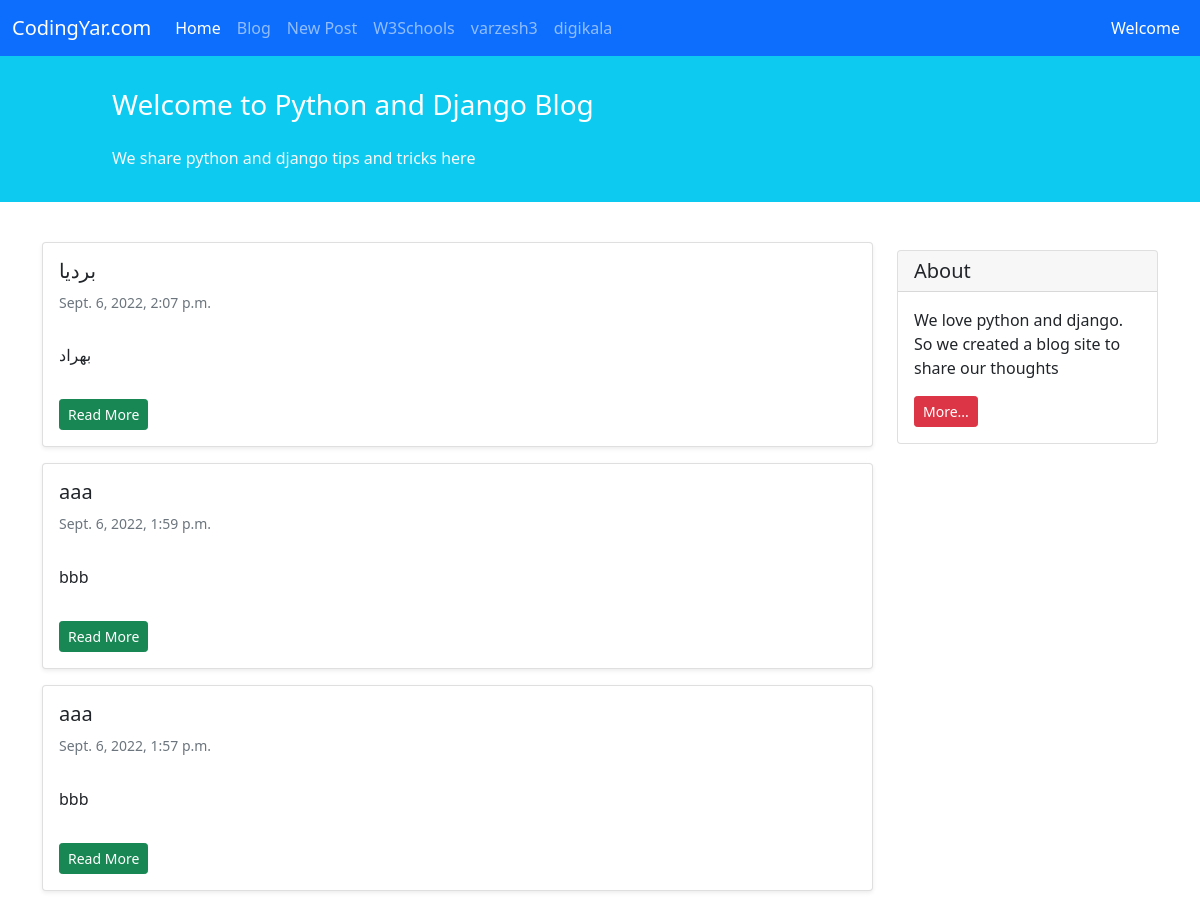
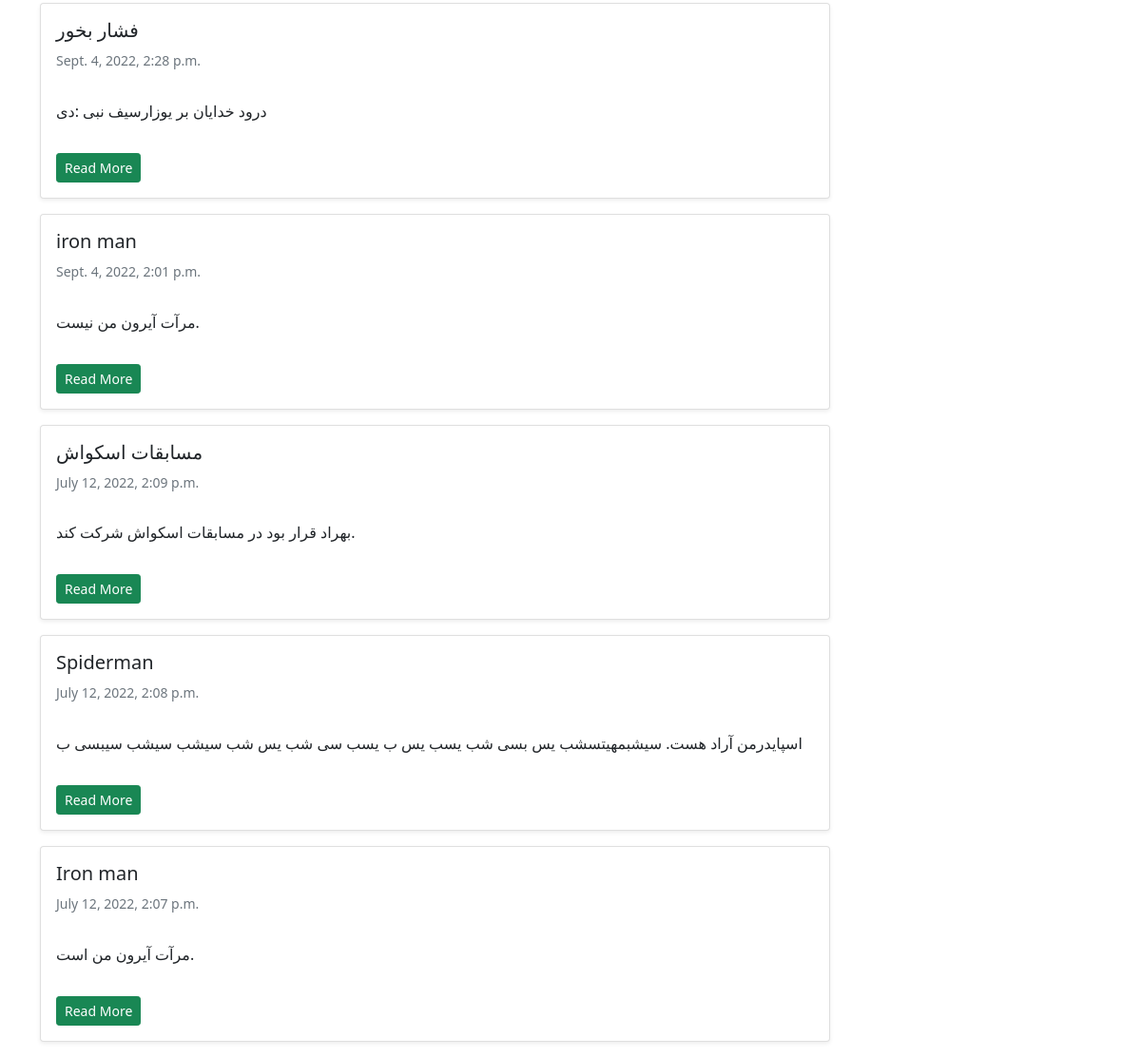
Page /blog/ on the earlier database version (2 pictures, top to bottom).
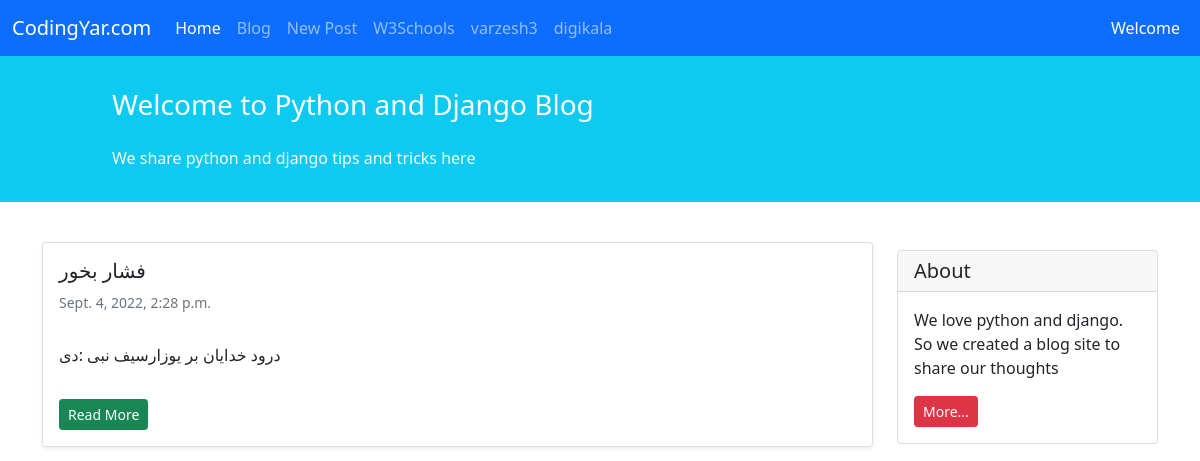
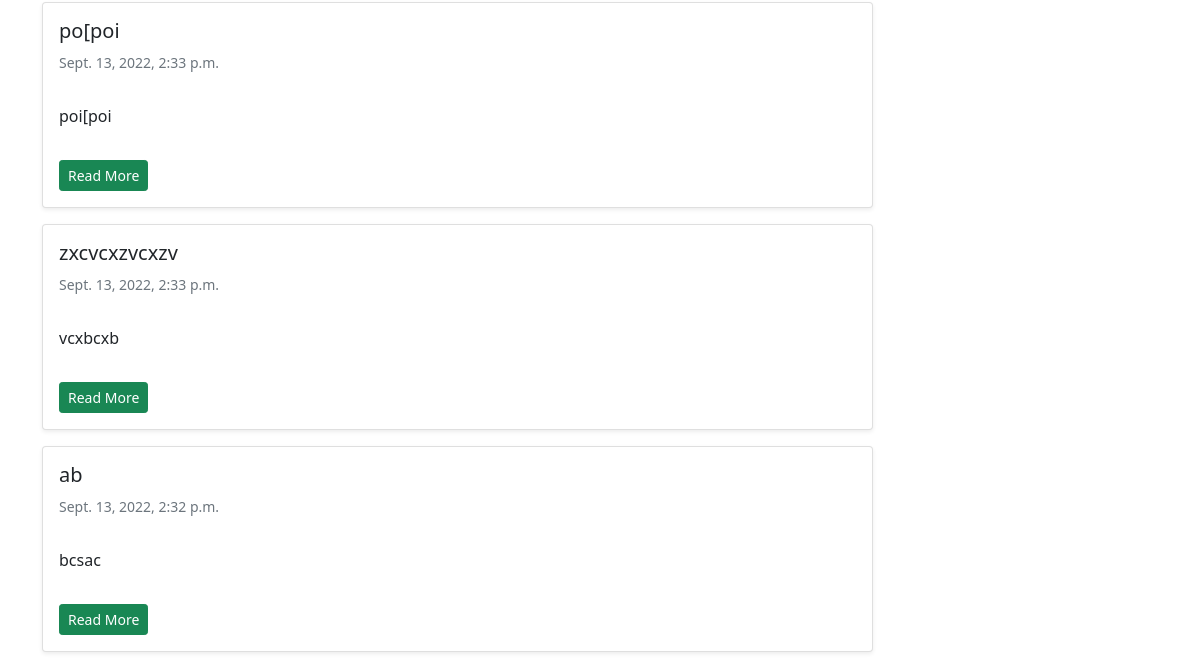
Same page on the later database version (2 pictures, top to bottom).
### blog/models.py (models this page shows, shortened)
class Post(models.Model):
    STATUS_CHOICES = (
        ('pub', 'published'),
        ('drf', 'draft'),
    )
    title = models.CharField(max_length=100)
    text = models.TextField()
    author = models.ForeignKey('auth.user', on_delete=models.CASCADE)
    date_created = models.DateTimeField(auto_now_add=True)
    date_modified = models.DateTimeField(auto_now=True)
    status = models.CharField(choices=STATUS_CHOICES, max_length=3)

### blog/views.py (the view)
# urls.py: path('', views.show_blog, name='blog'),
def show_blog(request):
    context = {'posts': Post.objects.filter(status='pub').order_by('-date_modified')}
    return render(request, 'blog/index.html', context)

### blog/templates/blog/index.html (shortened to what this page needs)
{% extends '_base.html' %}
{% block main_body %}
<div class="container mt-4">
    <div class="row">
        <div class="col-9">
            {% for post in posts %}
            <div class="card shadow-sm my-3">
                <div class="card-body">
                    <h5 class="card-title"> {{ post.title }} </h5>
                    <h6 class="card-subtitle mb-2 text-muted small py-2"> {{ post.date_created }} </h6>
                    <p class="card-text py-3">
                        {{ post.text }}
                    </p>
                    <a href="/blog/{{post.id}}" class="btn btn-sm btn-success">Read More</a>
                </div>
            </div>
            {% endfor %}
        </div>
        <div class="col-3">
                <div class="card my-4">
                    <h5 class="card-header">About</h5>
                    <div class="card-body">
                        <p class="card-text">We love python and django. So we created a blog site to share our
                            thoughts</p>
                        <a href="{% url 'more' %}"
                           class="btn btn-sm btn-danger">
                            More...
                        </a>
                    </div>
                </div>
        </div>
    </div>
</div>
{% endblock main_body %}

### templates/_base.html (shortened to what this page needs)
<!doctype html>
<html lang="en">
<head>
    <link href="https://cdn.jsdelivr.net/npm/bootstrap@5.1.3/dist/css/bootstrap.min.css" rel="stylesheet"
>
</head>
<body>
<nav class="navbar navbar-expand-lg navbar-dark bg-primary">
    <div class="container-fluid">
        <a class="navbar-brand" href="#">CodingYar.com</a>
        <div class="collapse navbar-collapse" id="navbarNavAltMarkup">
            <div class="navbar-nav">
                <a class="nav-link active" aria-current="page" href="{% url 'blog' %}">Home</a>
                <a class="nav-link" href="{% url 'blog' %}">Blog</a>
                <a class="nav-link" href="{% url 'new_post' %}">New Post</a>
                <a class="nav-link" href="https://w3schools.com">W3Schools</a>
                <a class="nav-link" href="https://w3schools.com">varzesh3</a>
                <a class="nav-link" href="https://w3schools.com">digikala</a>
            </div>
        </div>
        <div class="mx-2 text-white">Welcome</div>
    </div>
</nav>
<div class="container-fluid bg-info">
    <div class="row py-3">
        <div class="col-md-8 col-md-10 mx-auto">
            <h3 class="my-4 mt-3 text-white">Welcome to Python and Django Blog</h3>
            <p class="text-light">We share python and django tips and tricks here</p>
        </div>
    </div>
</div>
{% block main_body %}
{% endblock main_body %}
</body>
</html>

Differences in the rows shown:
removed Post: title "بردیا", date_created "Sept. 6, 2022, 2:07 p.m.", text "بهراد"
removed Post: title "aaa", date_created "Sept. 6, 2022, 1:59 p.m.", text "bbb"
removed Post: title "aaa", date_created "Sept. 6, 2022, 1:57 p.m.", text "bbb"
removed Post: title "iron man", date_created "Sept. 4, 2022, 2:01 p.m.", text "مرآت آیرون من نیست."
removed Post: title "مسابقات اسکواش", date_created "July 12, 2022, 2:09 p.m.", text "بهراد قرار بود در مسابقات اسکواش شرکت کند."
removed Post: title "Spiderman", date_created "July 12, 2022, 2:08 p.m.", text "اسپایدرمن آراد هست. سیشبمهیتسشب یس بسی شب یسب یس ب یسب سی شب یس شب سیشب سیشب سیبسی ب"
removed Post: title "Iron man", date_created "July 12, 2022, 2:07 p.m.", text "مرآت آیرون من است."
added Post: title "po[poi", date_created "Sept. 13, 2022, 2:33 p.m.", text "poi[poi"
added Post: title "zxcvcxzvcxzv", date_created "Sept. 13, 2022, 2:33 p.m.", text "vcxbcxb"
added Post: title "ab", date_created "Sept. 13, 2022, 2:32 p.m.", text "bcsac"
